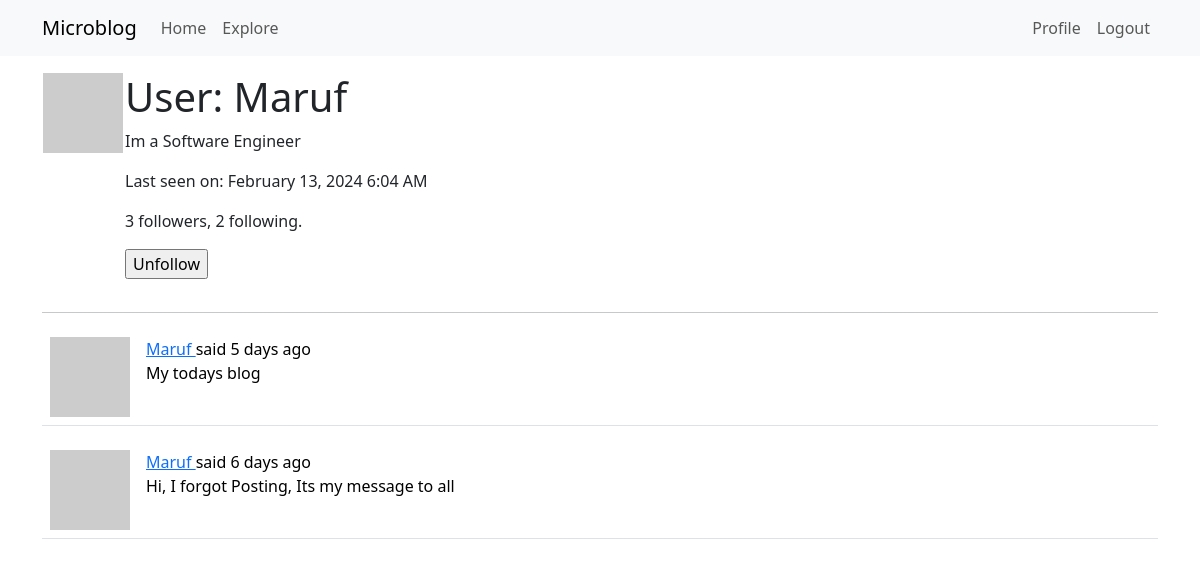
/user/Maruf (signed in), run on an earlier commit of the app's database.
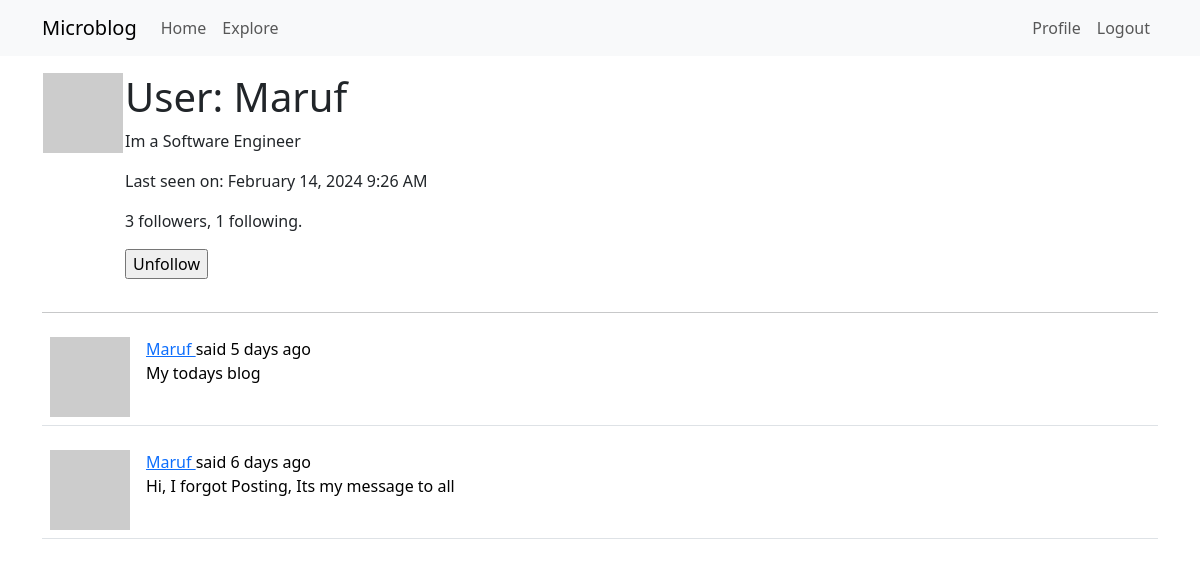
And on a later commit of the database.
### app/models.py (models this page shows, shortened)
class User(UserMixin, db.Model):
    id: so.Mapped[int] = so.mapped_column(primary_key=True)
    username: so.Mapped[str] = so.mapped_column(sa.String(64), index=True, unique=True)
    email: so.Mapped[str] = so.mapped_column(sa.String(120), index=True, unique=True)
    password_hash: so.Mapped[Optional[str]] = so.mapped_column(sa.String(256))
    posts: so.WriteOnlyMapped['Post'] = so.relationship(back_populates='author')
    about_me: so.Mapped[Optional[str]] = so.mapped_column(sa.String(140))
    last_seen: so.Mapped[Optional[datetime]] = so.mapped_column(default=lambda: datetime.now(timezone.utc))
    following: so.WriteOnlyMapped['User'] = so.relationship(secondary=followers, primaryjoin=(followers.c.follower_id == id),
        secondaryjoin=(followers.c.followed_id == id), back_populates='followers')
    followers: so.WriteOnlyMapped['User'] = so.relationship(secondary=followers, primaryjoin=(followers.c.followed_id == id),
        secondaryjoin=(followers.c.follower_id == id), back_populates='following')
    def avatar(self, size):
        digest = md5(self.email.lower().encode('utf-8')).hexdigest()
        return f'https://www.gravatar.com/avatar/{digest}?d=identicon&s={size}'
    def is_following(self, user):
        query = self.following.select().where(User.id == user.id)
        return db.session.scalar(query) is not None
    def followers_count(self):
        query = sa.select(sa.func.count()).select_from(
            self.followers.select().subquery())
        return db.session.scalar(query)
    def following_count(self):
        query = sa.select(sa.func.count()).select_from(
            self.following.select().subquery())
        return db.session.scalar(query)

### app/main/routes.py (the view)
@bp.route('/user/<username>')
@login_required
def user(username):
    user = db.first_or_404(sa.select(User).where(User.username == username))
    page = request.args.get('page', 1, type=int)
    query = user.posts.select().order_by(Post.timestamp.desc())
    posts = db.paginate(query, page=page,
                        per_page=current_app.config['POSTS_PER_PAGE'],
                        error_out=False)
    next_url = url_for('main.user', username=user.username,
                       page=posts.next_num) if posts.has_next else None
    prev_url = url_for('main.user', username=user.username,
                       page=posts.prev_num) if posts.has_prev else None
    form = EmptyForm()
    return render_template('user.html', user=user, posts=posts.items,
                           next_url=next_url, prev_url=prev_url, form=form)

### app/main/forms.py
class EmptyForm(FlaskForm):
    submit = SubmitField('Submit')

### app/__init__.py (called while the page is built)
def get_locale():
    return request.accept_languages.best_match(current_app.config['LANGUAGES'])

### app/main/routes.py (called while the page is built)
@bp.before_app_request
def before_request():
    if current_user.is_authenticated:
        current_user.last_seen = datetime.now(timezone.utc)
        db.session.commit()
    g.locale = str(get_locale())

### app/models.py (called while the page is built)
    @login.user_loader
    def load_user(id):
        return db.session.get(User, int(id))

### app/templates/user.html (shortened to what this page needs)
{% extends "base.html" %}
{% block content %}
<table>
  <tr valign="top">
    <td><img src="{{ user.avatar(128) }}"></td>
    <td>
      <h1>User: {{ user.username }}</h1>
      {% if user.about_me %}<p>{{ user.about_me }}</p>{% endif %}
      {% if user.last_seen %}<p>Last seen on: {{ moment(user.last_seen).format('LLL') }}</p>{% endif %}
      <p>{{ user.followers_count() }} followers, {{ user.following_count() }} following.</p>
      {% if user == current_user %}
      <p><a href="{{ url_for('main.edit_profile') }}">Edit your profile</a></p>
      {% else %}
      <p>
      <form action="{{ url_for('main.unfollow', username=user.username) }}" method="post">
        {{ form.submit(value='Unfollow') }}
      </form>
      </p>
      {% endif %}
    </td>
  </tr>
</table>
<hr>
{% for post in posts %}
{% include '_post.html' %}
{% endfor %}
{% endblock %}

What changed in the data, as far as the page shows it:
changed User "Maruf": last_seen "February 13, 2024 6:04 AM" → "February 14, 2024 9:26 AM"
Also different on the page:
{{ user.following_count() }}: "2" → "1"
